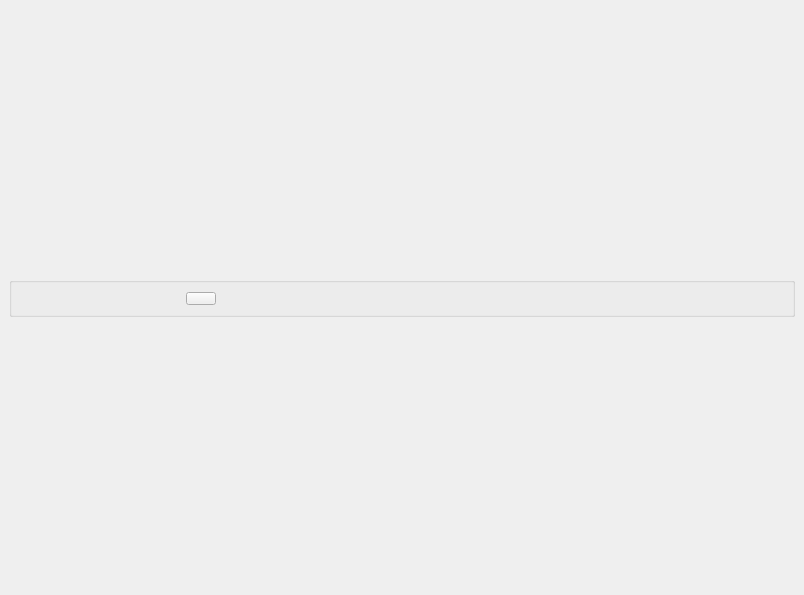
<?xml version="1.0" encoding="UTF-8"?>
<ui version="4.0">
 <class>MainWindow</class>
 <widget class="QMainWindow" name="MainWindow">
  <property name="geometry">
   <rect>
    <x>0</x>
    <y>0</y>
    <width>804</width>
    <height>595</height>
   </rect>
  </property>
  <property name="windowTitle">
   <string>График</string>
  </property>
  <property name="windowIcon">
   <iconset>
    <normaloff>../../../image/logotip-niva-pochti-bez-fona.png</normaloff>../../../image/logotip-niva-pochti-bez-fona.png</iconset>
  </property>
  <widget class="QWidget" name="centralwidget">
   <layout class="QVBoxLayout" name="verticalLayout_2">
    <item>
     <widget class="QGroupBox" name="groupBox">
      <property name="maximumSize">
       <size>
        <width>16777215</width>
        <height>40</height>
       </size>
      </property>
      <property name="title">
       <string/>
      </property>
      <layout class="QHBoxLayout" name="horizontalLayout">
       <item>
        <widget class="QPushButton" name="open_pushButton">
         <property name="maximumSize">
          <size>
           <width>30</width>
           <height>30</height>
          </size>
         </property>
         <property name="text">
          <string/>
         </property>
        </widget>
       </item>
       <item>
        <widget class="QPushButton" name="stop_pushButton">
         <property name="maximumSize">
          <size>
           <width>30</width>
           <height>30</height>
          </size>
         </property>
         <property name="styleSheet">
          <string notr="true">QPushButton {
                        border-radius: 1px;
                     
                        }</string>
         </property>
         <property name="text">
          <string/>
         </property>
         <property name="icon">
          <iconset>
           <normaloff>../../../image/img tools/auto_disable.png</normaloff>../../../image/img tools/auto_disable.png</iconset>
         </property>
         <property name="iconSize">
          <size>
           <width>30</width>
           <height>30</height>
          </size>
         </property>
        </widget>
       </item>
       <item>
        <widget class="QPushButton" name="start_pushButton">
         <property name="maximumSize">
          <size>
           <width>30</width>
           <height>30</height>
          </size>
         </property>
         <property name="styleSheet">
          <string notr="true">QPushButton {
                        border-radius: 1px;
                     
                        }</string>
         </property>
         <property name="text">
          <string/>
         </property>
         <property name="icon">
          <iconset>
           <normaloff>../../../image/img tools/auto_run.png</normaloff>../../../image/img tools/auto_run.png</iconset>
         </property>
         <property name="iconSize">
          <size>
           <width>30</width>
           <height>30</height>
          </size>
         </property>
        </widget>
       </item>
      </layout>
     </widget>
    </item>
    <item>
     <layout class="QVBoxLayout" name="canvas_layout">
      <property name="spacing">
       <number>0</number>
      </property>
     </layout>
    </item>
   </layout>
  </widget>
 </widget>
 <resources/>
 <connections/>
</ui>
